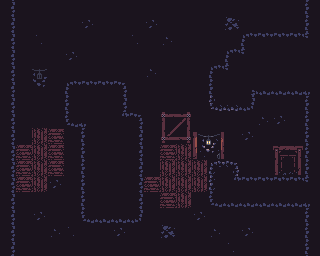

Below is a game level as drawn by its tile map, then a one-line description and the .tmx file that defines it, in full:
An orthogonal 20x16 tile map with 16x16 px tiles, 2 tile layers (Background, Collision).

<map version="1.8" tiledversion="1.8.5" orientation="orthogonal" renderorder="right-down" width="20" height="16" tilewidth="16" tileheight="16" infinite="0" nextlayerid="4" nextobjectid="1">
 <tileset firstgid="1" source="../tilesets/Underground Mine.tsx" />
 <layer id="3" name="Background" width="20" height="16">
  <data encoding="csv">
52,52,52,52,52,52,52,52,52,52,52,52,52,52,52,52,52,52,52,52,
52,52,52,52,52,37,52,52,52,37,52,52,52,52,35,52,52,52,52,52,
52,52,41,52,52,52,52,52,41,52,39,52,52,52,52,52,52,52,52,52,
52,52,52,52,37,52,52,52,52,52,52,52,52,52,52,52,52,37,52,52,
52,52,191,52,52,52,52,52,52,39,52,52,52,52,52,52,52,52,52,52,
52,52,216,52,52,52,52,52,52,52,52,52,52,52,52,52,52,52,52,52,
52,52,52,52,52,52,52,52,52,52,52,52,52,52,52,52,52,52,52,52,
52,52,52,52,52,52,52,52,52,52,132,133,52,52,52,52,39,37,52,52,
52,52,211,210,52,210,211,52,52,52,157,158,193,194,52,37,52,52,52,52,
52,210,211,210,52,52,52,52,52,52,210,211,218,219,52,52,52,188,189,52,
52,210,211,210,52,52,52,52,52,52,211,211,211,52,52,52,52,213,214,52,
52,210,211,37,52,52,52,37,52,210,211,211,211,52,52,52,52,52,52,52,
52,52,52,52,52,52,35,52,52,52,210,211,52,52,52,52,52,52,52,52,
52,52,37,52,52,52,39,52,52,52,52,52,37,52,52,52,52,52,52,52,
52,52,52,39,41,52,52,37,52,52,35,52,52,39,52,37,52,52,52,52,
52,52,52,52,52,52,52,52,52,52,52,52,52,52,41,52,52,52,52,52
</data>
 </layer>
 <layer id="1" name="Collision" width="20" height="16">
  <data encoding="csv">
112,0,0,0,0,0,0,0,0,0,0,0,0,0,0,0,0,0,0,110,
112,0,0,0,0,0,0,0,0,0,0,0,0,0,0,0,0,0,0,110,
112,0,0,0,0,0,0,0,0,0,0,0,0,0,0,85,86,86,86,141,
112,0,0,0,0,0,0,0,0,0,0,0,0,0,85,141,52,52,0,52,
112,0,0,0,0,0,0,0,0,0,0,0,0,85,141,52,52,0,0,52,
112,0,0,0,85,86,86,87,0,0,0,0,0,110,52,89,136,136,136,91,
112,0,0,0,110,52,52,112,0,0,0,0,0,143,144,137,0,0,0,110,
112,0,0,0,135,91,52,139,87,0,0,0,0,0,0,0,0,0,0,110,
112,0,0,0,0,110,52,52,112,0,0,0,0,0,0,0,0,0,0,110,
112,0,0,0,0,110,52,52,112,0,0,0,0,0,0,0,0,0,0,110,
112,0,0,0,0,110,52,52,112,0,0,0,0,93,95,0,0,0,0,110,
112,0,0,0,0,110,52,52,112,0,0,0,0,118,139,86,86,86,86,141,
112,0,0,0,0,110,52,52,112,0,0,0,0,135,136,136,136,136,136,91,
112,0,0,0,0,135,136,136,137,0,0,0,0,0,0,0,0,0,0,110,
112,0,0,0,0,0,0,0,0,0,0,0,0,0,0,0,0,0,0,110,
112,0,0,0,0,0,0,0,0,0,0,0,0,0,0,0,0,0,0,110
</data>
 </layer>
</map>
